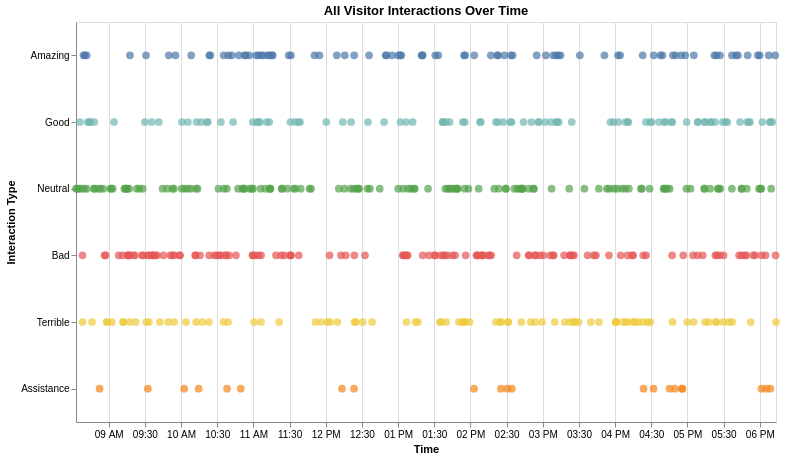

Write notebook code for a chart like this one.
### Code cell
query = """
SELECT vi.at as timestamp,
       bt.description,
       bt.val
FROM visitor_interactions vi
JOIN button_type bt ON vi.button_id = bt.button_id
ORDER BY vi.at
"""
all_interactions_df = pd.read_sql(query, conn)
all_interactions_df['timestamp'] = all_interactions_df['timestamp'].astype(str)

alt.Chart(all_interactions_df).mark_circle(size=60).encode(
    x=alt.X('timestamp:T', title='Time'),
    y=alt.Y('description:N', title='Interaction Type',
            sort=alt.EncodingSortField('val', order='descending')),
    color=alt.Color('description:N', legend=None),
    tooltip=['timestamp', 'description']
).properties(
    title='All Visitor Interactions Over Time',
    width=700,
    height=400
)

### Figure 1 — Vega-Lite specification as saved in the notebook (floating-point values rounded to 4 significant figures; data arrays with more than 128 entries replaced by an {"elided": "..."} marker saying what was removed)
{"config": {"view": {"continuousWidth": 300, "continuousHeight": 300}}, "data": {"name": "data-1274988cfa27625d34bbcb849e956814"}, "mark": {"type": "circle", "size": 60}, "encoding": {"color": {"field": "description", "legend": null, "type": "nominal"}, "tooltip": [{"field": "timestamp", "type": "nominal"}, {"field": "description", "type": "nominal"}], "x": {"field": "timestamp", "title": "Time", "type": "temporal"}, "y": {"field": "description", "sort": {"field": "val", "order": "descending"}, "title": "Interaction Type", "type": "nominal"}}, "height": 400, "title": "All Visitor Interactions Over Time", "width": 700, "$schema": "https://vega.github.io/schema/vega-lite/v6.1.0.json", "datasets": {"data-1274988cfa27625d34bbcb849e956814": {"elided": "534 records"}}}
